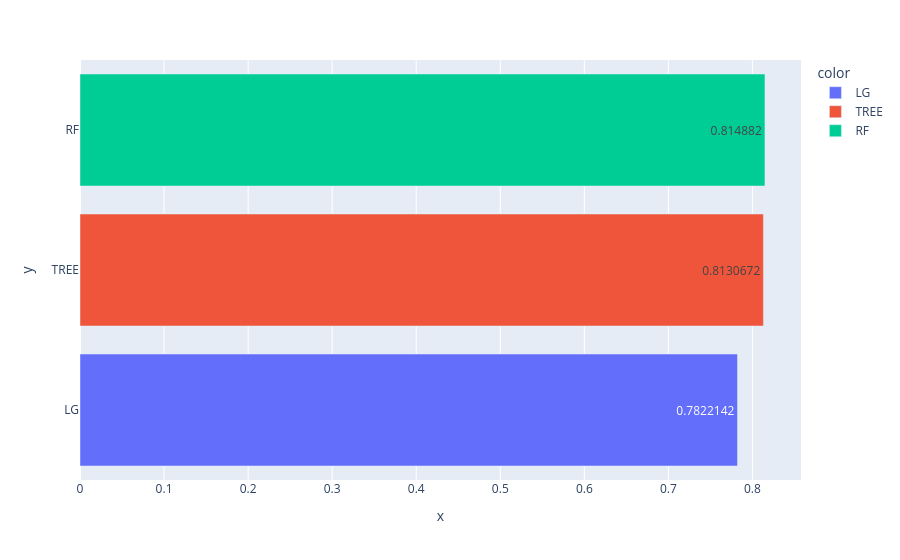
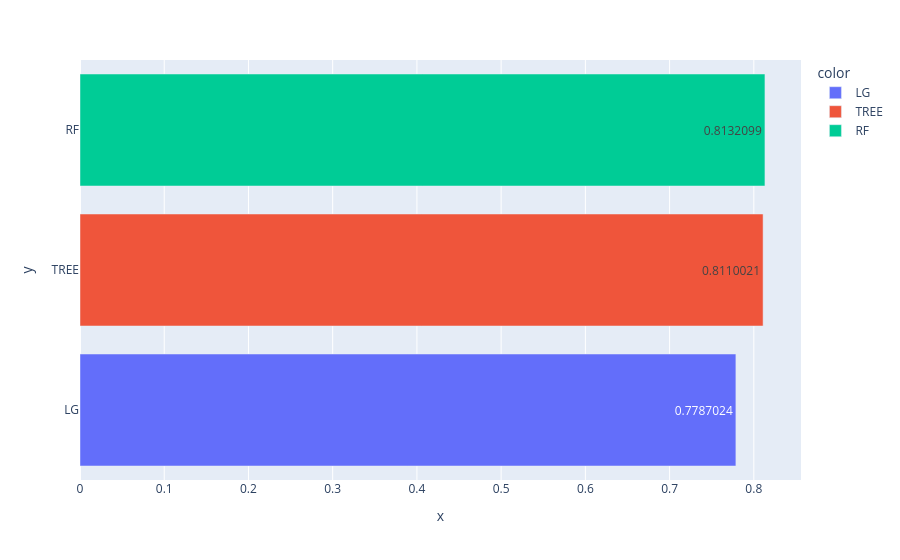

Notebook source saved alongside these figures, in order:
### Markdown cell above
### <font color = 'teal'>Comparaison des modèles<font>

### Code cell
# diagramme de performances
list_names = ['LG', 'TREE','RF']
list_acc = [acc_lg, acc_tree, acc_rf]
list_f1 = [f1_lg,f1_tree, f1_rf]
list_final = [list_acc, list_f1]

for i in range(2):

    fig = px.bar(y = list_names, x = list_final[i], color = list_names, text_auto = True)
    fig.show()

### Figure 1 — Plotly figure (JSON) as saved in the notebook; plotly's stock layout.template omitted (floating-point values rounded to 4 significant figures)
{"data": [{"hovertemplate": "color=LG<br>x=%{x}<br>y=%{y}<extra></extra>", "legendgroup": "LG", "marker": {"color": "#636efa", "pattern": {"shape": ""}}, "name": "LG", "orientation": "h", "showlegend": true, "textposition": "auto", "texttemplate": "%{x}", "type": "bar", "x": [0.7822], "xaxis": "x", "y": ["LG"], "yaxis": "y"}, {"hovertemplate": "color=TREE<br>x=%{x}<br>y=%{y}<extra></extra>", "legendgroup": "TREE", "marker": {"color": "#EF553B", "pattern": {"shape": ""}}, "name": "TREE", "orientation": "h", "showlegend": true, "textposition": "auto", "texttemplate": "%{x}", "type": "bar", "x": [0.8131], "xaxis": "x", "y": ["TREE"], "yaxis": "y"}, {"hovertemplate": "color=RF<br>x=%{x}<br>y=%{y}<extra></extra>", "legendgroup": "RF", "marker": {"color": "#00cc96", "pattern": {"shape": ""}}, "name": "RF", "orientation": "h", "showlegend": true, "textposition": "auto", "texttemplate": "%{x}", "type": "bar", "x": [0.8149], "xaxis": "x", "y": ["RF"], "yaxis": "y"}], "layout": {"barmode": "relative", "legend": {"title": {"text": "color"}, "tracegroupgap": 0}, "margin": {"t": 60}, "xaxis": {"anchor": "y", "domain": [0, 1], "title": {"text": "x"}}, "yaxis": {"anchor": "x", "domain": [0, 1], "title": {"text": "y"}}}}

### Figure 2 — Plotly figure (JSON) as saved in the notebook; plotly's stock layout.template omitted (floating-point values rounded to 4 significant figures)
{"data": [{"hovertemplate": "color=LG<br>x=%{x}<br>y=%{y}<extra></extra>", "legendgroup": "LG", "marker": {"color": "#636efa", "pattern": {"shape": ""}}, "name": "LG", "orientation": "h", "showlegend": true, "textposition": "auto", "texttemplate": "%{x}", "type": "bar", "x": [0.7787], "xaxis": "x", "y": ["LG"], "yaxis": "y"}, {"hovertemplate": "color=TREE<br>x=%{x}<br>y=%{y}<extra></extra>", "legendgroup": "TREE", "marker": {"color": "#EF553B", "pattern": {"shape": ""}}, "name": "TREE", "orientation": "h", "showlegend": true, "textposition": "auto", "texttemplate": "%{x}", "type": "bar", "x": [0.811], "xaxis": "x", "y": ["TREE"], "yaxis": "y"}, {"hovertemplate": "color=RF<br>x=%{x}<br>y=%{y}<extra></extra>", "legendgroup": "RF", "marker": {"color": "#00cc96", "pattern": {"shape": ""}}, "name": "RF", "orientation": "h", "showlegend": true, "textposition": "auto", "texttemplate": "%{x}", "type": "bar", "x": [0.8132], "xaxis": "x", "y": ["RF"], "yaxis": "y"}], "layout": {"barmode": "relative", "legend": {"title": {"text": "color"}, "tracegroupgap": 0}, "margin": {"t": 60}, "xaxis": {"anchor": "y", "domain": [0, 1], "title": {"text": "x"}}, "yaxis": {"anchor": "x", "domain": [0, 1], "title": {"text": "y"}}}}
